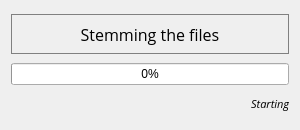
<?xml version="1.0" encoding="UTF-8"?>
<ui version="4.0">
 <class>mainwindow</class>
 <widget class="QDialog" name="mainwindow">
  <property name="geometry">
   <rect>
    <x>0</x>
    <y>0</y>
    <width>300</width>
    <height>130</height>
   </rect>
  </property>
  <property name="minimumSize">
   <size>
    <width>300</width>
    <height>130</height>
   </size>
  </property>
  <property name="maximumSize">
   <size>
    <width>300</width>
    <height>130</height>
   </size>
  </property>
  <property name="windowTitle">
   <string>Loading</string>
  </property>
  <property name="styleSheet">
   <string notr="true">b</string>
  </property>
  <property name="windowFilePath">
   <string/>
  </property>
  <layout class="QVBoxLayout" name="verticalLayout">
   <item>
    <widget class="QLabel" name="loading_lab">
     <property name="sizePolicy">
      <sizepolicy hsizetype="Preferred" vsizetype="Fixed">
       <horstretch>0</horstretch>
       <verstretch>0</verstretch>
      </sizepolicy>
     </property>
     <property name="minimumSize">
      <size>
       <width>0</width>
       <height>40</height>
      </size>
     </property>
     <property name="maximumSize">
      <size>
       <width>16777215</width>
       <height>40</height>
      </size>
     </property>
     <property name="font">
      <font>
       <family>Open Sans</family>
       <pointsize>12</pointsize>
      </font>
     </property>
     <property name="styleSheet">
      <string notr="true">border: 1px solid grey;</string>
     </property>
     <property name="text">
      <string>Stemming the files</string>
     </property>
     <property name="alignment">
      <set>Qt::AlignmentFlag::AlignCenter</set>
     </property>
    </widget>
   </item>
   <item>
    <widget class="QProgressBar" name="bar">
     <property name="value">
      <number>0</number>
     </property>
    </widget>
   </item>
   <item>
    <widget class="QLabel" name="process">
     <property name="minimumSize">
      <size>
       <width>0</width>
       <height>20</height>
      </size>
     </property>
     <property name="maximumSize">
      <size>
       <width>16777215</width>
       <height>20</height>
      </size>
     </property>
     <property name="font">
      <font>
       <family>Open Sans</family>
       <pointsize>8</pointsize>
       <italic>true</italic>
      </font>
     </property>
     <property name="text">
      <string>Starting</string>
     </property>
     <property name="alignment">
      <set>Qt::AlignmentFlag::AlignRight|Qt::AlignmentFlag::AlignTrailing|Qt::AlignmentFlag::AlignVCenter</set>
     </property>
    </widget>
   </item>
  </layout>
 </widget>
 <resources/>
 <connections/>
</ui>
